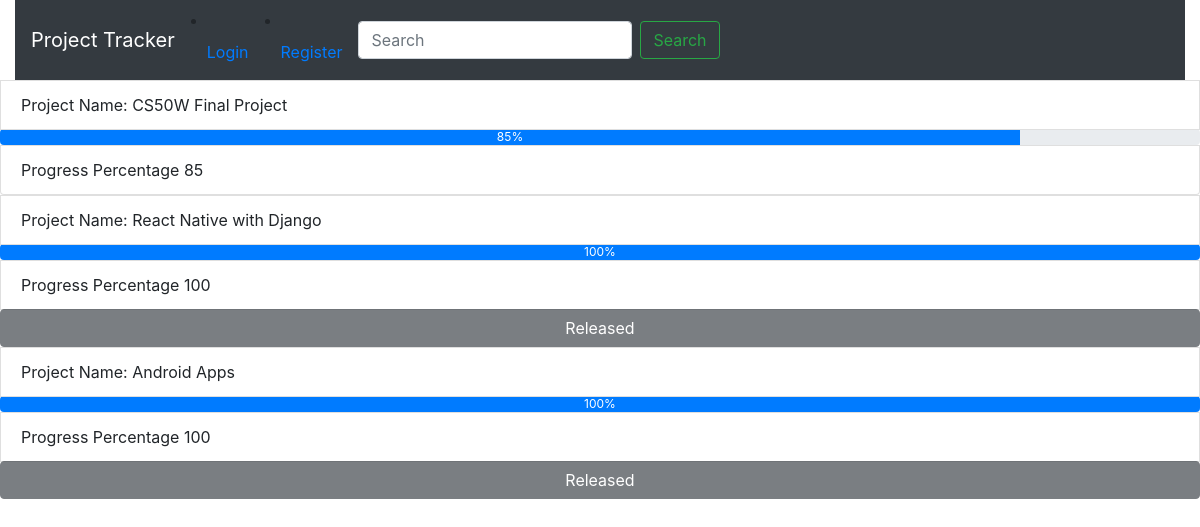
Page /track on the earlier database version.
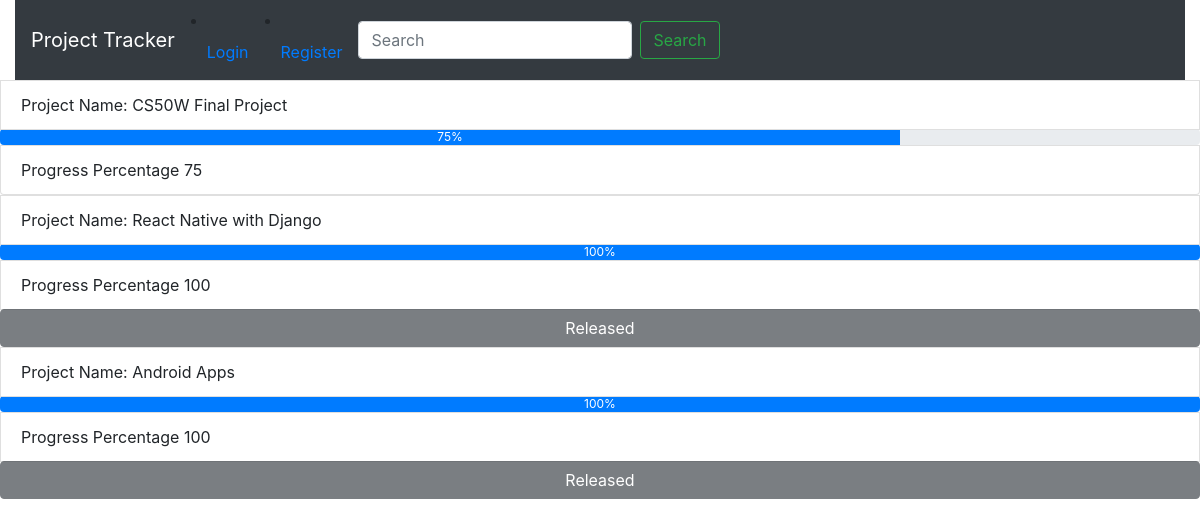
Same page on the later database version.
### Pmanage/models.py (models this page shows)
class Project(models.Model):
    Project_name=models.CharField(max_length=64)
    team=models.IntegerField()
    complete_percentage=models.IntegerField()
    createdate=datetime.datetime.now()
    max_day=models.IntegerField()
    status=models.CharField(max_length=64,default="unrelease")

### Pmanage/views.py (the view)
# urls.py: path('track',views.track,name="Track"),
def track(request):
    proj=Project.objects.all()
    return render(request, "Pmanage/Track.html",{"proj": proj})

### Pmanage/templates/Pmanage/Track.html (shortened to what this page needs)
{% extends 'Pmanage/layout.html' %}
{% block body %}
{% for projects in proj %}
<ul class="list-group">
    <li class="list-group-item">Project Name: {{projects.Project_name}}</li>
    <div class="progress">
        <div class="progress-bar" role="progressbar" style="width:{{projects.complete_percentage}}%;" aria-valuenow="{{projects.complete_percentage}}" aria-valuemin="0" aria-valuemax="100">{{projects.complete_percentage}}%</div>
      </div>
    <li class="list-group-item">Progress Percentage {{projects.complete_percentage}}</li>
     {% if  projects.complete_percentage == 100 and projects.status == "release" %}
     <button onclick="send('{{projects.id}}')" name="release" disabled  class="btn btn-dark">Released</button>
      {% elif projects.complete_percentage == 100 and projects.status == "unreleased" %}
     <button onclick="send('{{projects.id}}')" name="release"  class="btn btn-outline-primary">Release</button>
     <p>{{projects.status}}</p>
    {% endif %}
</ul>
{% endfor %}
{% endblock %}

Differences in the rows shown:
changed Project "CS50W Final Project": complete_percentage "85" → "75"
